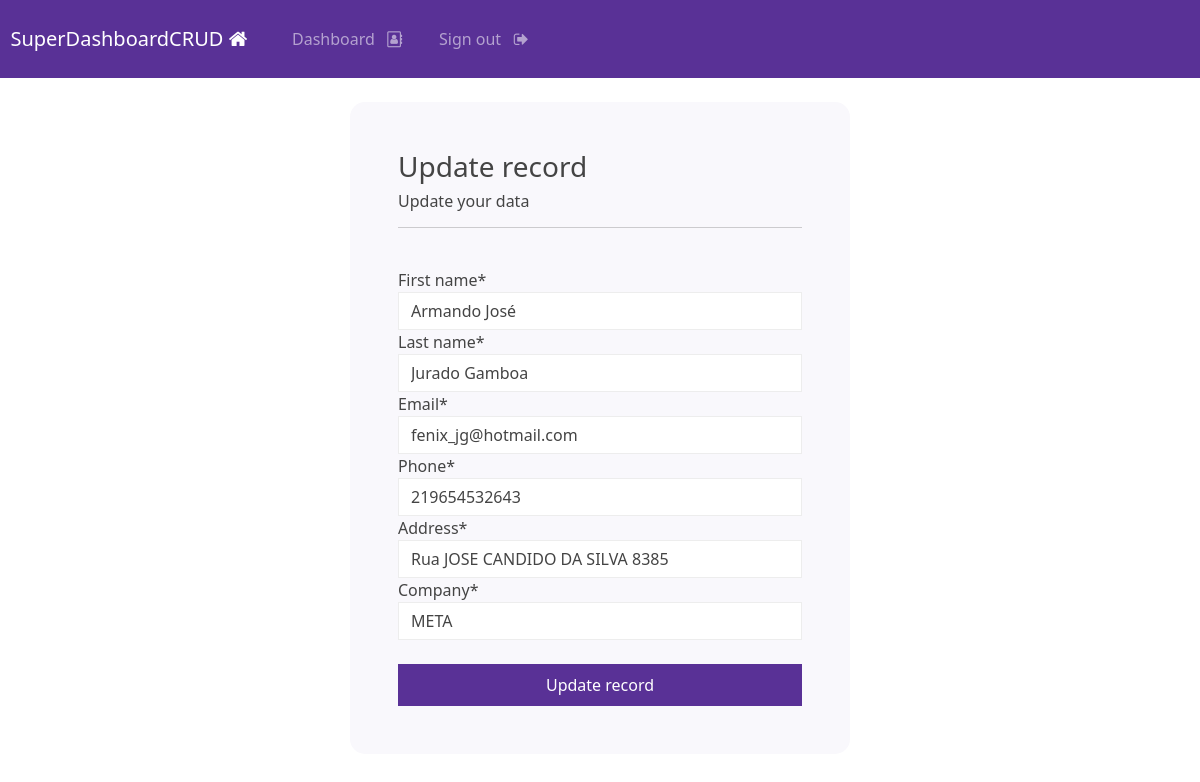
Screenshot of /update-record/7 (signed in) with the database file from the repository.
### webapp/models.py (models this page shows, shortened)
class Record(models.Model):
    Creation_date = models.DateTimeField(auto_now_add=True)
    First_name = models.CharField(max_length=100)
    Last_name = models.CharField(max_length=100)
    Email = models.CharField(max_length=150)
    Phone = models.CharField(max_length=20)
    Address = models.CharField(max_length=300)
    Company = models.CharField(max_length=255)

### webapp/views.py (the view)
# urls.py: path('update-record/<int:pk>', views.update_record , name='update-record'),
@login_required(login_url='my-login')
def update_record(request, pk):
    record = Record.objects.get(id=pk)
    form = UpdateRecordForm(instance=record)
    if request.method == 'POST':
        form = UpdateRecordForm(request.POST, instance=record)
        if form.is_valid():
            form.save()
            messages.success(request, "Your record was updated")
            return redirect("dashboard")
    context = {'form':form}
    return render(request, 'webapp/update-record.html', context=context)

### webapp/forms.py
class UpdateRecordForm(forms.ModelForm):
    class Meta:
        model = Record
        fields = ['First_name','Last_name','Email','Phone','Address','Company']

### webapp/templates/webapp/update-record.html (shortened to what this page needs)
{% extends 'webapp/base.html' %}
{% load crispy_forms_tags %}
{% block content %}
    <body>
        <div class="container bg-light shadow-md p-5 form-layout">
            <h3> Update record</h3>
            <h6> Update your data </h6>
            <hr>
            <br>
            <form method="POST" autocomplete="off">
                {{form|crispy}}
                <br>
                <button type="submit" class="btn btn-primary w-100 btn-block p-2"> Update record </button>
            </form>
        </div>
    </body>
{% endblock %}

### static/css/styles.css (style rules this page uses)
.form-layout { border-radius: 15px; width: 500px; }

### rows the page displays
Record: First_name "Armando José", Last_name "Jurado Gamboa", Email "fenix_jg@hotmail.com", Phone "219654532643", Address "Rua JOSE CANDIDO DA SILVA 8385", Company "META"
